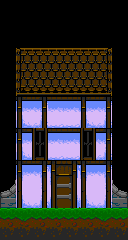

Tiled map render using the project's own tile images. Description and the whole map definition, tile-layer contents included, below:
An orthogonal 8x15 tile map with 16x16 px tiles, 2 tile layers (back, front).

<map version="1.0" orientation="orthogonal" width="8" height="15" tilewidth="16" tileheight="16">
 <tileset firstgid="1" name="town" tilewidth="16" tileheight="16">
  <image source="../../../img/tiles/town.gif" trans="ff00ff" width="256" height="256" />
 </tileset>
 <layer name="back" width="8" height="15">
  <data encoding="csv">
0,0,0,0,0,0,0,0,
0,0,0,0,0,0,0,0,
0,0,0,0,0,0,0,0,
0,1,2,2,2,2,3,0,
0,17,18,18,18,18,19,0,
0,33,34,34,34,34,35,0,
0,132,133,131,131,132,133,0,
0,164,165,163,163,164,165,0,
0,132,134,131,131,134,133,0,
0,164,150,163,163,150,165,0,
0,132,133,135,136,132,133,0,
154,148,149,151,152,148,149,158,
170,164,165,167,168,164,165,174,
0,0,0,0,0,0,0,0,
0,0,0,0,0,0,0,0
</data>
 </layer>
 <layer name="front" width="8" height="15">
  <data encoding="csv">
166,166,166,166,166,166,166,166,
0,0,0,0,0,0,0,0,
0,0,0,0,0,0,0,0,
0,0,0,0,0,0,0,0,
0,0,0,0,0,0,0,0,
0,0,0,0,0,0,0,0,
0,0,0,0,0,0,0,0,
0,0,0,0,0,0,0,0,
0,0,0,0,0,0,0,0,
0,0,0,0,0,0,0,0,
0,0,0,0,0,0,0,0,
0,0,0,0,0,0,0,0,
0,0,0,0,0,0,0,0,
177,178,179,180,181,177,178,179,
193,194,195,196,197,193,194,195
</data>
 </layer>
 <objectgroup name="objects" width="8" height="15">
  <properties>
   <property name="tags" value="[&quot;house&quot;]" />
  </properties>
 </objectgroup>
</map>
